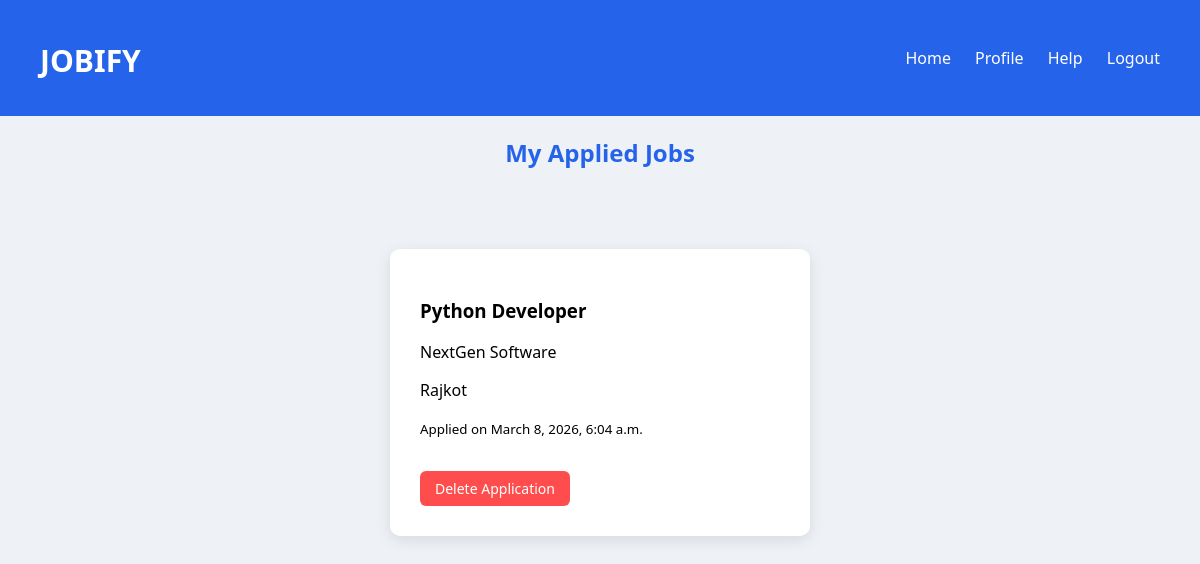
The page /applied-jobs/ (signed in) on the database its author committed.
### portal/models.py (models this page shows, shortened)
class Application(models.Model):
    candidate = models.ForeignKey(Candidate, on_delete=models.CASCADE)
    job = models.ForeignKey(Job, on_delete=models.CASCADE)
    resume = models.FileField(upload_to='resumes/', null=True, blank=True)
    experience = models.IntegerField(null=True, blank=True)
    applied_on = models.DateTimeField(auto_now_add=True)
    status = models.CharField(max_length=20, default="Pending")
    interview_date = models.DateField(null=True, blank=True)
    interview_time = models.TimeField(null=True, blank=True)
    interview_mode = models.CharField(max_length=50, null=True, blank=True)

class Job(models.Model):
    title = models.CharField(max_length=200)
    company = models.ForeignKey(Company, on_delete=models.CASCADE)
    location = models.CharField(max_length=200)
    salary = models.CharField(max_length=100, null=True, blank=True)

class Company(models.Model):
    name = models.CharField(max_length=100)
    email = models.EmailField()
    password = models.CharField(max_length=100)
    role = models.CharField(max_length=20)
    def __str__(self):
        return self.name

### portal/views.py (the view)
# urls.py: path('applied-jobs/', views.applied_jobs, name='applied_jobs'),
def applied_jobs(request):
    email = request.session.get('email')
    candidate = Candidate.objects.filter(email=email).first()
    if not candidate:
        return render(request, 'portal/Applied_jobs.html', {
            'applications': []
        })
    applications = Application.objects.filter(candidate=candidate)
    return render(request, 'portal/Applied_jobs.html', {
        'applications': applications
    })

### templates/portal/Applied_jobs.html (shortened to what this page needs)
{% load static %}
<!doctype html>
<html>
<head>
    <link rel="stylesheet" href="{% static 'css/style.css' %}" />
</head>
<body>
    <div class="navbar">
        <h2 class="logo">JOBIFY</h2>
        <div class="nav-links">
            <a href="{% url 'user_home' %}">Home</a>
            <a href="{% url 'profile' %}">Profile</a>
            <a href="{% url 'help' %}">Help</a>
            <a href="{% url 'logout' %}">Logout</a>
        </div>
    </div>
    <div class="container">
        <h2>My Applied Jobs</h2>
        {% for app in applications %}
        <div class="card">
            <h3>{{ app.job.title }}</h3>
            <p>{{ app.job.company }}</p>
            <p>{{ app.job.location }}</p>
            <small>Applied on {{ app.applied_on }}</small>
            <br><br>
            <a href="{% url 'delete_application' app.id %}" class="delete-btn">
                Delete Application
            </a>
        </div>
        {% empty %}
        <p>No jobs applied yet</p>
        {% endfor %}
    </div>
</body>
</html>

### static/css/style.css (style rules this page uses)
body { margin: 0; font-family: Segoe UI, sans-serif; background: #eef2f7; }
.navbar { background: #2563eb; padding: 15px 40px; display: flex; justify-content: space-between; align-items: center; }
.navbar a { color: white; text-decoration: none; margin-left: 20px; font-weight: 500; }
.logo { color: white; font-size: 30px; font-weight: 600; }
.card { width: 360px; max-width: 90%; margin: 80px auto; background: white; padding: 30px; border-radius: 10px; box-shadow: 0 4px 15px rgba(0, 0, 0, 0.1); }
h2 { text-align: center; margin-bottom: 20px; color: #2563eb; }
.navbar { background: #2563eb; padding: 15px 40px; display: flex; justify-content: space-between; align-items: center; color: white; }
.nav-links a { color: white; margin-left: 20px; text-decoration: none; font-weight: 500; }
.delete-btn { background: #ff4d4d; color: white; padding: 8px 15px; border-radius: 6px; text-decoration: none; font-size: 14px; display: inline-block; margin-top: 10px; }

### rows shown on the page
Application: job "Python Developer", job.company "NextGen Software", job.location "Rajkot", applied_on "March 8, 2026, 6:04 a.m."
